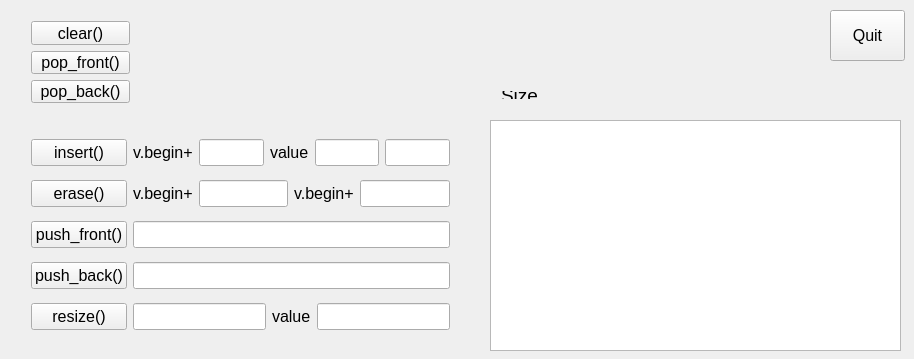
<?xml version="1.0" encoding="UTF-8"?>
<ui version="4.0">
 <class>DequeVisualizationClass</class>
 <widget class="QMainWindow" name="DequeVisualizationClass">
  <property name="geometry">
   <rect>
    <x>0</x>
    <y>0</y>
    <width>914</width>
    <height>359</height>
   </rect>
  </property>
  <property name="windowTitle">
   <string>DequeVisualization</string>
  </property>
  <widget class="QWidget" name="centralWidget">
   <widget class="QWidget" name="layoutWidget">
    <property name="geometry">
     <rect>
      <x>20</x>
      <y>10</y>
      <width>121</width>
      <height>104</height>
     </rect>
    </property>
    <layout class="QVBoxLayout" name="verticalLayout_5">
     <item>
      <widget class="QPushButton" name="clearBtn">
       <property name="font">
        <font>
         <pointsize>12</pointsize>
        </font>
       </property>
       <property name="text">
        <string>clear()</string>
       </property>
      </widget>
     </item>
     <item>
      <widget class="QPushButton" name="pop_frontBtn">
       <property name="font">
        <font>
         <pointsize>12</pointsize>
        </font>
       </property>
       <property name="text">
        <string>pop_front()</string>
       </property>
      </widget>
     </item>
     <item>
      <widget class="QPushButton" name="pop_backBtn">
       <property name="font">
        <font>
         <pointsize>12</pointsize>
        </font>
       </property>
       <property name="text">
        <string>pop_back()</string>
       </property>
      </widget>
     </item>
    </layout>
   </widget>
   <widget class="QPushButton" name="quitBtn">
    <property name="geometry">
     <rect>
      <x>830</x>
      <y>10</y>
      <width>75</width>
      <height>51</height>
     </rect>
    </property>
    <property name="font">
     <font>
      <pointsize>12</pointsize>
     </font>
    </property>
    <property name="text">
     <string>Quit</string>
    </property>
   </widget>
   <widget class="QTextEdit" name="textEdit">
    <property name="geometry">
     <rect>
      <x>490</x>
      <y>120</y>
      <width>411</width>
      <height>231</height>
     </rect>
    </property>
   </widget>
   <widget class="QWidget" name="layoutWidget">
    <property name="geometry">
     <rect>
      <x>490</x>
      <y>80</y>
      <width>111</width>
      <height>30</height>
     </rect>
    </property>
    <layout class="QHBoxLayout" name="horizontalLayout">
     <item>
      <layout class="QVBoxLayout" name="verticalLayout_2">
       <item>
        <widget class="QLabel" name="label_2">
         <property name="font">
          <font>
           <pointsize>14</pointsize>
          </font>
         </property>
         <property name="text">
          <string>Size</string>
         </property>
        </widget>
       </item>
      </layout>
     </item>
     <item>
      <layout class="QVBoxLayout" name="verticalLayout">
       <item>
        <widget class="QLabel" name="sizeLable">
         <property name="font">
          <font>
           <pointsize>14</pointsize>
          </font>
         </property>
         <property name="text">
          <string/>
         </property>
        </widget>
       </item>
      </layout>
     </item>
    </layout>
   </widget>
   <widget class="QWidget" name="layoutWidget">
    <property name="geometry">
     <rect>
      <x>20</x>
      <y>120</y>
      <width>441</width>
      <height>234</height>
     </rect>
    </property>
    <layout class="QHBoxLayout" name="horizontalLayout_3">
     <item>
      <layout class="QVBoxLayout" name="verticalLayout_3">
       <item>
        <widget class="QPushButton" name="insertBtn">
         <property name="font">
          <font>
           <pointsize>12</pointsize>
          </font>
         </property>
         <property name="text">
          <string>insert()</string>
         </property>
        </widget>
       </item>
       <item>
        <widget class="QPushButton" name="eraseBtn">
         <property name="font">
          <font>
           <pointsize>12</pointsize>
          </font>
         </property>
         <property name="text">
          <string>erase()</string>
         </property>
        </widget>
       </item>
       <item>
        <widget class="QPushButton" name="push_frontBtn">
         <property name="font">
          <font>
           <pointsize>12</pointsize>
          </font>
         </property>
         <property name="text">
          <string>push_front()</string>
         </property>
        </widget>
       </item>
       <item>
        <widget class="QPushButton" name="push_backBtn">
         <property name="font">
          <font>
           <pointsize>12</pointsize>
          </font>
         </property>
         <property name="text">
          <string>push_back()</string>
         </property>
        </widget>
       </item>
       <item>
        <widget class="QPushButton" name="resizeBtn">
         <property name="font">
          <font>
           <pointsize>12</pointsize>
          </font>
         </property>
         <property name="text">
          <string>resize()</string>
         </property>
        </widget>
       </item>
      </layout>
     </item>
     <item>
      <layout class="QVBoxLayout" name="verticalLayout_4">
       <item>
        <layout class="QHBoxLayout" name="horizontalLayout_8">
         <item>
          <widget class="QLabel" name="label_6">
           <property name="font">
            <font>
             <pointsize>12</pointsize>
            </font>
           </property>
           <property name="text">
            <string>v.begin+</string>
           </property>
          </widget>
         </item>
         <item>
          <widget class="QLineEdit" name="insertPosEdit">
           <property name="font">
            <font>
             <pointsize>12</pointsize>
            </font>
           </property>
           <property name="inputMask">
            <string>999999</string>
           </property>
          </widget>
         </item>
         <item>
          <widget class="QLabel" name="label_7">
           <property name="font">
            <font>
             <pointsize>12</pointsize>
            </font>
           </property>
           <property name="text">
            <string>value</string>
           </property>
          </widget>
         </item>
         <item>
          <widget class="QLineEdit" name="insertValueEdit">
           <property name="font">
            <font>
             <pointsize>12</pointsize>
            </font>
           </property>
           <property name="inputMask">
            <string>9999</string>
           </property>
          </widget>
         </item>
         <item>
          <widget class="QLineEdit" name="insertCountEdit">
           <property name="font">
            <font>
             <pointsize>12</pointsize>
            </font>
           </property>
           <property name="inputMask">
            <string>99</string>
           </property>
          </widget>
         </item>
        </layout>
       </item>
       <item>
        <layout class="QHBoxLayout" name="horizontalLayout_7">
         <item>
          <widget class="QLabel" name="label_3">
           <property name="font">
            <font>
             <pointsize>12</pointsize>
            </font>
           </property>
           <property name="text">
            <string>v.begin+</string>
           </property>
          </widget>
         </item>
         <item>
          <widget class="QLineEdit" name="eraseFirstEdit">
           <property name="font">
            <font>
             <pointsize>12</pointsize>
            </font>
           </property>
           <property name="inputMask">
            <string>999999</string>
           </property>
          </widget>
         </item>
         <item>
          <widget class="QLabel" name="label_4">
           <property name="font">
            <font>
             <pointsize>12</pointsize>
            </font>
           </property>
           <property name="text">
            <string>v.begin+</string>
           </property>
          </widget>
         </item>
         <item>
          <widget class="QLineEdit" name="eraseSecondEdit">
           <property name="font">
            <font>
             <pointsize>12</pointsize>
            </font>
           </property>
           <property name="inputMask">
            <string>999999</string>
           </property>
          </widget>
         </item>
        </layout>
       </item>
       <item>
        <widget class="QLineEdit" name="push_frontValueEdit">
         <property name="font">
          <font>
           <pointsize>12</pointsize>
          </font>
         </property>
         <property name="inputMask">
          <string>9999</string>
         </property>
        </widget>
       </item>
       <item>
        <layout class="QHBoxLayout" name="horizontalLayout_5">
         <item>
          <widget class="QLineEdit" name="push_backValueEdit">
           <property name="font">
            <font>
             <pointsize>12</pointsize>
            </font>
           </property>
           <property name="inputMask">
            <string>9999</string>
           </property>
          </widget>
         </item>
        </layout>
       </item>
       <item>
        <layout class="QHBoxLayout" name="horizontalLayout_4">
         <item>
          <widget class="QLineEdit" name="resizeSizeEdit">
           <property name="font">
            <font>
             <pointsize>12</pointsize>
            </font>
           </property>
           <property name="inputMask">
            <string>999999</string>
           </property>
          </widget>
         </item>
         <item>
          <widget class="QLabel" name="label_8">
           <property name="font">
            <font>
             <pointsize>12</pointsize>
            </font>
           </property>
           <property name="text">
            <string>value</string>
           </property>
          </widget>
         </item>
         <item>
          <widget class="QLineEdit" name="resizeValueEdit">
           <property name="font">
            <font>
             <pointsize>12</pointsize>
            </font>
           </property>
           <property name="inputMask">
            <string>9999</string>
           </property>
          </widget>
         </item>
        </layout>
       </item>
      </layout>
     </item>
    </layout>
   </widget>
  </widget>
 </widget>
 <layoutdefault spacing="6" margin="11"/>
 <resources>
  <include location="dequevisualization.qrc"/>
 </resources>
 <connections/>
</ui>
